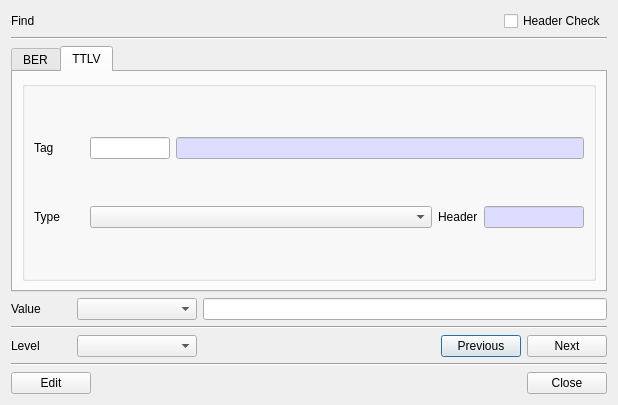
<?xml version="1.0" encoding="UTF-8"?>
<ui version="4.0">
 <class>FindDlg</class>
 <widget class="QDialog" name="FindDlg">
  <property name="geometry">
   <rect>
    <x>0</x>
    <y>0</y>
    <width>618</width>
    <height>405</height>
   </rect>
  </property>
  <property name="windowTitle">
   <string>Find</string>
  </property>
  <layout class="QVBoxLayout" name="verticalLayout">
   <item>
    <layout class="QGridLayout" name="gridLayout_8">
     <property name="topMargin">
      <number>0</number>
     </property>
     <item row="0" column="2">
      <widget class="QCheckBox" name="mHeadCheck">
       <property name="text">
        <string>Header Check</string>
       </property>
      </widget>
     </item>
     <item row="0" column="0">
      <widget class="QLabel" name="mTitleLabel">
       <property name="text">
        <string>Find</string>
       </property>
      </widget>
     </item>
     <item row="0" column="1">
      <spacer name="horizontalSpacer_3">
       <property name="orientation">
        <enum>Qt::Horizontal</enum>
       </property>
       <property name="sizeHint" stdset="0">
        <size>
         <width>40</width>
         <height>20</height>
        </size>
       </property>
      </spacer>
     </item>
    </layout>
   </item>
   <item>
    <widget class="Line" name="line">
     <property name="orientation">
      <enum>Qt::Horizontal</enum>
     </property>
    </widget>
   </item>
   <item>
    <widget class="QTabWidget" name="tabWidget">
     <property name="currentIndex">
      <number>1</number>
     </property>
     <widget class="QWidget" name="mBERTab">
      <attribute name="title">
       <string>BER</string>
      </attribute>
      <layout class="QVBoxLayout" name="verticalLayout_2">
       <item>
        <widget class="QGroupBox" name="mBERGroup">
         <property name="title">
          <string/>
         </property>
         <layout class="QVBoxLayout" name="verticalLayout_4">
          <item>
           <layout class="QGridLayout" name="gridLayout">
            <item row="0" column="0">
             <widget class="QLabel" name="label_2">
              <property name="minimumSize">
               <size>
                <width>50</width>
                <height>0</height>
               </size>
              </property>
              <property name="text">
               <string>Class</string>
              </property>
             </widget>
            </item>
            <item row="0" column="1">
             <widget class="QComboBox" name="mBER_ClassCombo">
              <property name="sizePolicy">
               <sizepolicy hsizetype="Expanding" vsizetype="Fixed">
                <horstretch>0</horstretch>
                <verstretch>0</verstretch>
               </sizepolicy>
              </property>
             </widget>
            </item>
            <item row="0" column="2">
             <widget class="QLabel" name="label_5">
              <property name="minimumSize">
               <size>
                <width>50</width>
                <height>0</height>
               </size>
              </property>
              <property name="text">
               <string>Tag</string>
              </property>
             </widget>
            </item>
            <item row="0" column="3">
             <widget class="QComboBox" name="mBER_TagCombo">
              <property name="sizePolicy">
               <sizepolicy hsizetype="Expanding" vsizetype="Fixed">
                <horstretch>0</horstretch>
                <verstretch>0</verstretch>
               </sizepolicy>
              </property>
             </widget>
            </item>
           </layout>
          </item>
          <item>
           <layout class="QGridLayout" name="gridLayout_6">
            <item row="0" column="3">
             <widget class="QCheckBox" name="mBER_ConstructedCheck">
              <property name="text">
               <string>Constructed</string>
              </property>
             </widget>
            </item>
            <item row="0" column="6">
             <widget class="QLabel" name="label_9">
              <property name="text">
               <string>Header</string>
              </property>
             </widget>
            </item>
            <item row="0" column="0">
             <widget class="QLabel" name="label_10">
              <property name="minimumSize">
               <size>
                <width>50</width>
                <height>0</height>
               </size>
              </property>
              <property name="text">
               <string>Tag ID</string>
              </property>
             </widget>
            </item>
            <item row="0" column="1">
             <widget class="QLineEdit" name="mBER_TagIDText">
              <property name="minimumSize">
               <size>
                <width>20</width>
                <height>0</height>
               </size>
              </property>
              <property name="maximumSize">
               <size>
                <width>20</width>
                <height>16777215</height>
               </size>
              </property>
             </widget>
            </item>
            <item row="0" column="7">
             <widget class="QLineEdit" name="mBER_HeaderText">
              <property name="minimumSize">
               <size>
                <width>40</width>
                <height>0</height>
               </size>
              </property>
              <property name="maximumSize">
               <size>
                <width>40</width>
                <height>16777215</height>
               </size>
              </property>
              <property name="palette">
               <palette>
                <active>
                 <colorrole role="Base">
                  <brush brushstyle="SolidPattern">
                   <color alpha="255">
                    <red>221</red>
                    <green>221</green>
                    <blue>255</blue>
                   </color>
                  </brush>
                 </colorrole>
                </active>
                <inactive>
                 <colorrole role="Base">
                  <brush brushstyle="SolidPattern">
                   <color alpha="255">
                    <red>221</red>
                    <green>221</green>
                    <blue>255</blue>
                   </color>
                  </brush>
                 </colorrole>
                </inactive>
                <disabled/>
               </palette>
              </property>
              <property name="readOnly">
               <bool>true</bool>
              </property>
             </widget>
            </item>
            <item row="0" column="2">
             <spacer name="horizontalSpacer_4">
              <property name="orientation">
               <enum>Qt::Horizontal</enum>
              </property>
              <property name="sizeHint" stdset="0">
               <size>
                <width>40</width>
                <height>20</height>
               </size>
              </property>
             </spacer>
            </item>
           </layout>
          </item>
         </layout>
        </widget>
       </item>
      </layout>
     </widget>
     <widget class="QWidget" name="mTTLVTab">
      <attribute name="title">
       <string>TTLV</string>
      </attribute>
      <layout class="QVBoxLayout" name="verticalLayout_3">
       <item>
        <widget class="QGroupBox" name="mTTLVGroup">
         <property name="title">
          <string/>
         </property>
         <layout class="QVBoxLayout" name="verticalLayout_5">
          <item>
           <layout class="QGridLayout" name="gridLayout_5">
            <item row="0" column="1">
             <widget class="QLineEdit" name="mTTLV_TagText">
              <property name="minimumSize">
               <size>
                <width>80</width>
                <height>0</height>
               </size>
              </property>
              <property name="maximumSize">
               <size>
                <width>80</width>
                <height>16777215</height>
               </size>
              </property>
              <property name="maxLength">
               <number>6</number>
              </property>
             </widget>
            </item>
            <item row="0" column="0">
             <widget class="QLabel" name="label_6">
              <property name="minimumSize">
               <size>
                <width>50</width>
                <height>0</height>
               </size>
              </property>
              <property name="maximumSize">
               <size>
                <width>16777215</width>
                <height>16777215</height>
               </size>
              </property>
              <property name="text">
               <string>Tag</string>
              </property>
             </widget>
            </item>
            <item row="0" column="2">
             <widget class="QLineEdit" name="mTTLV_TagNameText">
              <property name="palette">
               <palette>
                <active>
                 <colorrole role="Base">
                  <brush brushstyle="SolidPattern">
                   <color alpha="255">
                    <red>221</red>
                    <green>221</green>
                    <blue>255</blue>
                   </color>
                  </brush>
                 </colorrole>
                </active>
                <inactive>
                 <colorrole role="Base">
                  <brush brushstyle="SolidPattern">
                   <color alpha="255">
                    <red>221</red>
                    <green>221</green>
                    <blue>255</blue>
                   </color>
                  </brush>
                 </colorrole>
                </inactive>
                <disabled/>
               </palette>
              </property>
              <property name="readOnly">
               <bool>true</bool>
              </property>
             </widget>
            </item>
           </layout>
          </item>
          <item>
           <layout class="QGridLayout" name="gridLayout_7">
            <item row="0" column="3">
             <widget class="QLineEdit" name="mTTLV_HeaderText">
              <property name="minimumSize">
               <size>
                <width>100</width>
                <height>0</height>
               </size>
              </property>
              <property name="maximumSize">
               <size>
                <width>100</width>
                <height>16777215</height>
               </size>
              </property>
              <property name="palette">
               <palette>
                <active>
                 <colorrole role="Base">
                  <brush brushstyle="SolidPattern">
                   <color alpha="255">
                    <red>221</red>
                    <green>221</green>
                    <blue>255</blue>
                   </color>
                  </brush>
                 </colorrole>
                </active>
                <inactive>
                 <colorrole role="Base">
                  <brush brushstyle="SolidPattern">
                   <color alpha="255">
                    <red>221</red>
                    <green>221</green>
                    <blue>255</blue>
                   </color>
                  </brush>
                 </colorrole>
                </inactive>
                <disabled/>
               </palette>
              </property>
              <property name="readOnly">
               <bool>true</bool>
              </property>
             </widget>
            </item>
            <item row="0" column="0">
             <widget class="QLabel" name="label_7">
              <property name="minimumSize">
               <size>
                <width>50</width>
                <height>0</height>
               </size>
              </property>
              <property name="text">
               <string>Type</string>
              </property>
             </widget>
            </item>
            <item row="0" column="1">
             <widget class="QComboBox" name="mTTLV_TypeCombo">
              <property name="sizePolicy">
               <sizepolicy hsizetype="Expanding" vsizetype="Fixed">
                <horstretch>0</horstretch>
                <verstretch>0</verstretch>
               </sizepolicy>
              </property>
             </widget>
            </item>
            <item row="0" column="2">
             <widget class="QLabel" name="label_8">
              <property name="text">
               <string>Header</string>
              </property>
             </widget>
            </item>
           </layout>
          </item>
         </layout>
        </widget>
       </item>
      </layout>
     </widget>
    </widget>
   </item>
   <item>
    <layout class="QGridLayout" name="gridLayout_4">
     <property name="topMargin">
      <number>0</number>
     </property>
     <item row="0" column="1">
      <widget class="QComboBox" name="mValueTypeCombo">
       <property name="minimumSize">
        <size>
         <width>120</width>
         <height>0</height>
        </size>
       </property>
      </widget>
     </item>
     <item row="0" column="0">
      <widget class="QLabel" name="label_3">
       <property name="minimumSize">
        <size>
         <width>60</width>
         <height>0</height>
        </size>
       </property>
       <property name="text">
        <string>Value</string>
       </property>
      </widget>
     </item>
     <item row="0" column="2">
      <widget class="QLineEdit" name="mValueText">
       <property name="minimumSize">
        <size>
         <width>400</width>
         <height>0</height>
        </size>
       </property>
      </widget>
     </item>
    </layout>
   </item>
   <item>
    <widget class="Line" name="line_3">
     <property name="orientation">
      <enum>Qt::Horizontal</enum>
     </property>
    </widget>
   </item>
   <item>
    <layout class="QGridLayout" name="gridLayout_3">
     <item row="0" column="0">
      <widget class="QLabel" name="label_4">
       <property name="minimumSize">
        <size>
         <width>60</width>
         <height>0</height>
        </size>
       </property>
       <property name="text">
        <string>Level</string>
       </property>
      </widget>
     </item>
     <item row="0" column="3">
      <widget class="QPushButton" name="mPreviousBtn">
       <property name="text">
        <string>Previous</string>
       </property>
      </widget>
     </item>
     <item row="0" column="2">
      <spacer name="horizontalSpacer_2">
       <property name="orientation">
        <enum>Qt::Horizontal</enum>
       </property>
       <property name="sizeHint" stdset="0">
        <size>
         <width>40</width>
         <height>20</height>
        </size>
       </property>
      </spacer>
     </item>
     <item row="0" column="4">
      <widget class="QPushButton" name="mNextBtn">
       <property name="text">
        <string>Next</string>
       </property>
      </widget>
     </item>
     <item row="0" column="1">
      <widget class="QComboBox" name="mLevelCombo">
       <property name="minimumSize">
        <size>
         <width>120</width>
         <height>0</height>
        </size>
       </property>
      </widget>
     </item>
    </layout>
   </item>
   <item>
    <widget class="Line" name="line_2">
     <property name="orientation">
      <enum>Qt::Horizontal</enum>
     </property>
    </widget>
   </item>
   <item>
    <layout class="QGridLayout" name="gridLayout_2">
     <item row="0" column="2">
      <widget class="QPushButton" name="mCloseBtn">
       <property name="text">
        <string>Close</string>
       </property>
      </widget>
     </item>
     <item row="0" column="1">
      <spacer name="horizontalSpacer">
       <property name="orientation">
        <enum>Qt::Horizontal</enum>
       </property>
       <property name="sizeHint" stdset="0">
        <size>
         <width>40</width>
         <height>20</height>
        </size>
       </property>
      </spacer>
     </item>
     <item row="0" column="0">
      <widget class="QPushButton" name="mEditBtn">
       <property name="text">
        <string>Edit</string>
       </property>
      </widget>
     </item>
    </layout>
   </item>
  </layout>
 </widget>
 <tabstops>
  <tabstop>mHeadCheck</tabstop>
  <tabstop>tabWidget</tabstop>
  <tabstop>mBER_ClassCombo</tabstop>
  <tabstop>mBER_TagCombo</tabstop>
  <tabstop>mBER_TagIDText</tabstop>
  <tabstop>mBER_ConstructedCheck</tabstop>
  <tabstop>mBER_HeaderText</tabstop>
  <tabstop>mTTLV_TagText</tabstop>
  <tabstop>mTTLV_TagNameText</tabstop>
  <tabstop>mTTLV_TypeCombo</tabstop>
  <tabstop>mTTLV_HeaderText</tabstop>
  <tabstop>mValueTypeCombo</tabstop>
  <tabstop>mValueText</tabstop>
  <tabstop>mLevelCombo</tabstop>
  <tabstop>mPreviousBtn</tabstop>
  <tabstop>mNextBtn</tabstop>
  <tabstop>mCloseBtn</tabstop>
 </tabstops>
 <resources/>
 <connections/>
</ui>
